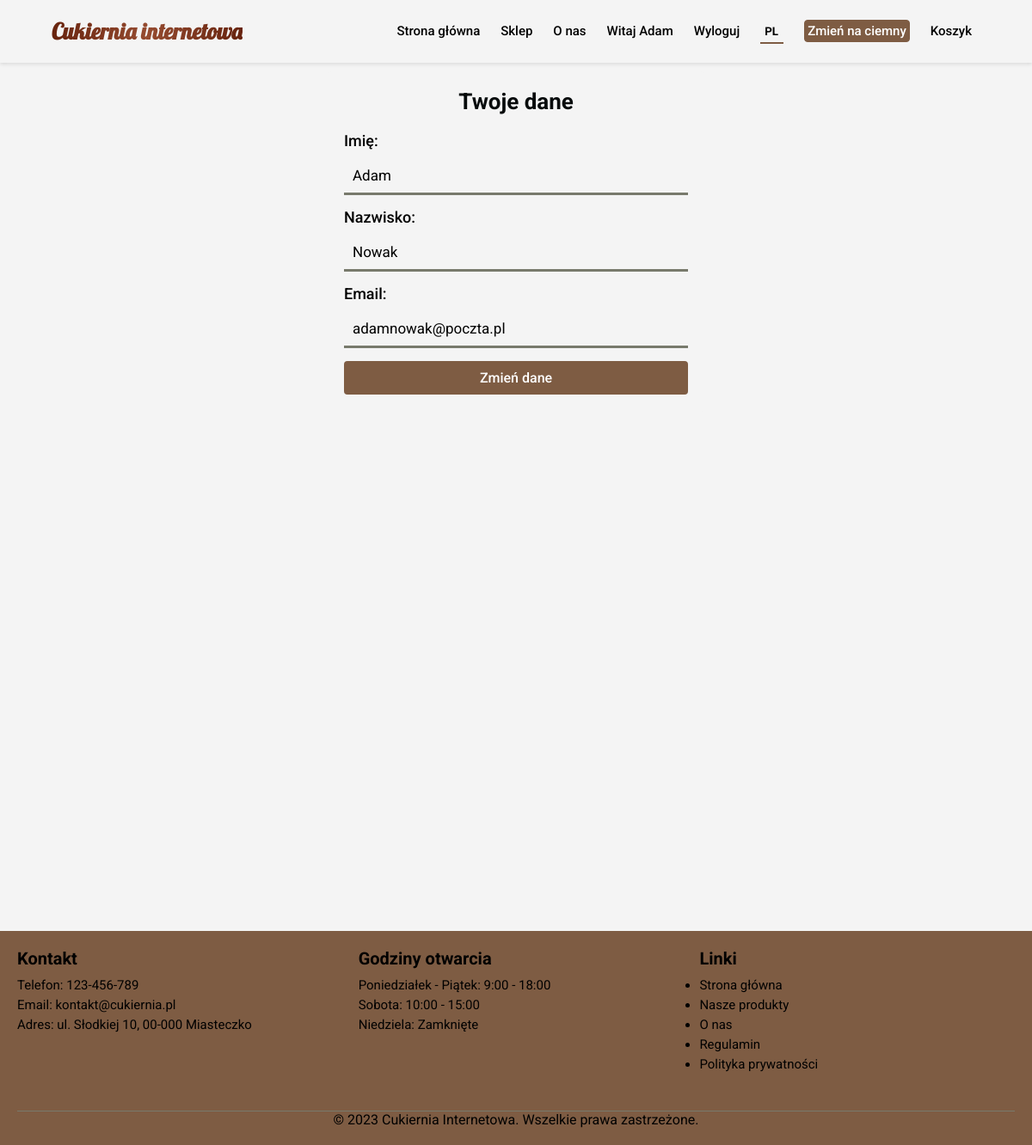
Page /edituser-action.php (signed in) on the committed database.
### tables this page shows
CREATE TABLE `customers` (
  `ID` int(11) NOT NULL,
  `Imie` varchar(255) NOT NULL,
  `Nazwisko` varchar(255) NOT NULL,
  `Email` varchar(255) NOT NULL,
  `Haslo` varchar(255) NOT NULL
);

### edituser-action.php (called while the page is built, shortened)
<?php
    include_once 'edituser.php';
?>

### edituser.php (the view, shortened to what this page needs)
<?php
    include_once 'header.php';
?>
<div class="container">
<section class="signup-form">
       <h2>Twoje dane</h2>
       <form method="post" action="<?php echo htmlspecialchars($_SERVER["PHP_SELF"]); ?>">
            <div>
                <label>Imię:</label>
                <input type="text" name="name" autocomplete="off" value="<?= htmlspecialchars($user["Imie"])?>">
            </div>
            <div>
                <label>Nazwisko:</label>
                <input type="text" name="surname" autocomplete="off" value="<?= htmlspecialchars($user["Nazwisko"])?>">
            </div>
            <div>
                <label>Email:</label>
                <input type="text" name="email" autocomplete="off" value="<?= htmlspecialchars($user["Email"])?>">
            </div>
            <button type="submit" name="submit">Zmień dane</button>
    </form>
</section>
</div>
<?php
    include_once 'footer.php';
?>

### header.php (shortened to what this page needs)
<?php
if (isset($_SESSION["user_id"])) {
    $mysqli = require "dbh_inc.php";
    $sql = "SELECT * FROM customers WHERE id = {$_SESSION["user_id"]}";
    $result = mysqli_query($mysqli, $sql);
    $user = $result->fetch_assoc();
}
$defaultTheme = 'light';
$selectedTheme = isset($_SESSION['theme']) ? $_SESSION['theme'] : $defaultTheme;
function displayThemeToggleButton($currentTheme)
{
    $otherTheme = $currentTheme === 'light' ? 'dark' : 'light';
    $translations = getTranslations($_SESSION["lang"], "header");
    echo '<form method="post">';
    echo '<button type="submit" name="theme" value="' . $otherTheme . '" class="theme-button">';
    echo $translations["theme"][$otherTheme];
    echo '</button>';
    echo '</form>';
}
function getTranslations($lang, $filePrefix)
{
    $file = "translations/" . $filePrefix . "_" . $lang . ".json";
    $json = file_get_contents($file);
    return json_decode($json, true);
}
$translationsHeader = getTranslations($_SESSION["lang"], "header");
?>
<!DOCTYPE html>
<html lang="<?= $_SESSION["lang"] ?>">
<head>
    <link id="theme-style" rel="stylesheet" href="css/style.css">
</head>
<body>
<header>
    <div class="logo"><?= $translationsHeader["logo"] ?></div>
    <nav>
        <ul class="nav_links">
            <li><a href="index.php"><?= $translationsHeader["home"] ?></a></li>
            <li><a href="testshop.php"><?= $translationsHeader["shop"] ?></a></li>
            <li><a href="onas.php"><?= $translationsHeader["about"] ?></a></li>
            <?php if (isset($user)): ?>
                <li class="dropdown"><a href="userinfo.php"><?= $translationsHeader["welcome"] ?> <?= htmlspecialchars($user["Imie"]) ?></a></li>
                <li><a href="logout.php"><?= $translationsHeader["logout"] ?></a></li>
            <?php else: ?>
                <li><a href="login.php"><?= $translationsHeader["login"] ?></a></li>
                <li><a href="signup.php"><?= $translationsHeader["signup"] ?></a></li>
            <?php endif; ?>
            <li>
                <form method="post" class="langForm">
                    <select class="langOption" id="langSwitcher" name="langSwitcher" onchange="this.form.submit()">
                        <option value="pl" <?= ($_SESSION["lang"] == "pl") ? "selected" : "" ?>>PL</option>
                    </select>
                </form>
            </li>
            <li>
                <?php
                displayThemeToggleButton($selectedTheme);
                ?>
            </li>
            <?php if (isset($user)): ?>
                <li><a href="cart.php"><?= $translationsHeader["cart"] ?></a></li>
            <?php endif; ?>
        </ul>
    </nav>
</header>

### css/style.css (style rules this page uses)
* { margin: 0; padding: 0; font-family: 'Roboto', sans-serif; }
body { background-color: #f4f4f4; }
header li,header a,header button { font-family: 'Roboto', sans-serif; font-weight: 500; font-size: 15px; color: black; text-decoration: none; }
.container { min-height: 1000px; }
header { display: flex; justify-content: flex-end; align-items: center; padding: 20px 5%; box-shadow: 0 2px 4px rgba(0,0,0,.1); }
.logo { margin-right: auto; font-size: 26px; font-family: 'Lobster', cursive; font-weight: 900; background: linear-gradient(90deg, rgba(103,35,14,1) 0%, rgba(149,75,48,1) 50%, rgba(103,35,14,1) 100%); -webkit-background-clip: text; background-clip: text; color: transparent; }
.nav_links { list-style: none; }
.nav_links li { display: inline-block; padding: 0px 10px; }
.nav_links li a { transition: all 0.3s ease 0s; }
.signup-form { max-width: 400px; margin: 0 auto; margin-top: 10px; padding: 20px; background-color: #f4f4f4; border-radius: 5px; font-family: 'Roboto', sans-serif; }
.signup-form h2 { text-align: center; margin-bottom: 20px; font-size: 26px; color: #070b0c; }
.signup-form label { display: block; margin-bottom: 10px; font-size: 18px; font-weight: 500; }
.signup-form input[type="text"], .signup-form input[type="password"] { width: 100%; padding: 10px; margin-bottom: 15px; border: none; background-color: #f4f4f4; border-bottom: 3px solid #787a6c; box-sizing: border-box; outline: none; font-size: 17px; }
.signup-form button[type="submit"] { background-color: #7e5c43; color: white; padding: 10px 15px; border: none; border-radius: 4px; cursor: pointer; width: 100%; font-size: 16px; font-weight: 500; }
.langOption { outline: none; font-family: 'Roboto', sans-serif; appearance: none; -webkit-appearance: none; padding: 5px; background-color: #f4f4f4; font-weight: 700; border: none; border-bottom: 2px solid #7e5c43; }
.langOption option { font-family: 'Roboto', sans-serif; }
.dropdown { position: relative; }
.theme-button { background-color: #7e5c43; color: white; border: 1px solid #7e5c43; border-radius: 4px; cursor: pointer; padding: 3px; }

### rows in the picture
customers: Imie "Adam", name "Adam", surname "Nowak", email "adamnowak@poczta.pl"

### other values in the picture
$translationsHeader["home"] "Strona główna"
$translationsHeader["shop"] "Sklep"
$translationsHeader["about"] "O nas"
$translationsHeader["welcome"] "Witaj"
$translationsHeader["logout"] "Wyloguj"
$translations["theme"][$otherTheme] "Zmień na ciemny"
$translationsHeader["cart"] "Koszyk"
$translationsFooter["Contact"] "Kontakt"
$translationsFooter["Phone"] "Telefon"
$translationsFooter["Email"] "Email"
$translationsFooter["Address"] "Adres"
$translationsFooter["Opening Hours"] "Godziny otwarcia"
$translationsFooter["Monday - Friday"] "Poniedziałek - Piątek"
$translationsFooter["Saturday"] "Sobota"
$translationsFooter["Sunday"] "Niedziela"
